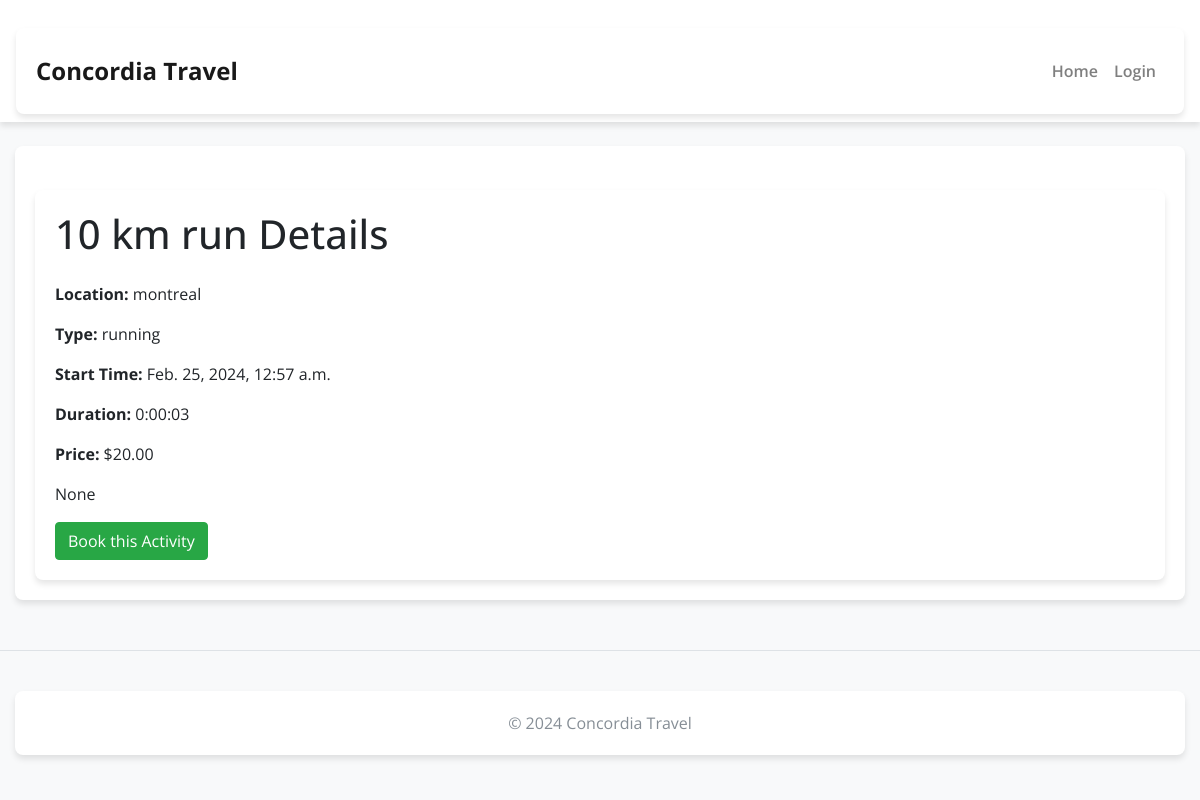
Page /packages/activities/1/ on the committed database.
### packages/models.py (models this page shows, shortened)
class Activity(models.Model):
    name = models.CharField(max_length=100)
    location = models.CharField(max_length=100)
    type = models.CharField(max_length=50)  # E.g., sightseeing, hiking, etc.
    start_time = models.DateTimeField()
    duration = models.DurationField()
    price = models.DecimalField(max_digits=10, decimal_places=2)
    description = models.TextField(blank=True, null=True)  # Allows for an optional description

### packages/views.py (the view)
# urls.py: path('activities/<int:pk>/', views.activity_detail, name='activity_detail'),
def activity_detail(request, pk):
    activity = get_object_or_404(Activity, pk=pk)
    return render(request, 'packages/activity_detail.html', {'activity': activity})

### packages/templates/packages/activity_detail.html (shortened to what this page needs)
{% extends 'packages/base.html' %}
{% block content %}
<div class="container mt-4">
    <h1 class="mb-4">{{ activity.name }} Details</h1>
    <p><strong>Location:</strong> {{ activity.location }}</p>
    <p><strong>Type:</strong> {{ activity.type }}</p>
    <p><strong>Start Time:</strong> {{ activity.start_time }}</p>
    <p><strong>Duration:</strong> {{ activity.duration }}</p>
    <p><strong>Price:</strong> ${{ activity.price }}</p>
    <p>{{ activity.description }}</p>
    <form action="{% url 'book_activity' activity.pk %}" method="post">
      <button type="submit" class="btn btn-success">Book this Activity</button>
    </form>
</div>
{% endblock %}

### packages/templates/packages/base.html (style rules this page uses)
body { font-family: 'Open Sans', sans-serif; background-color: #f8f9fa; }
.container { background-color: #ffffff; box-shadow: 0 4px 6px rgba(0, 0, 0, 0.1); border-radius: 8px; padding: 20px; margin-top: 20px; }

### rows in the picture
Activity: name "10 km run", location "montreal", type "running", start_time "Feb. 25, 2024, 12:57 a.m.", duration "0:00:03", price "20.00", description "None"
